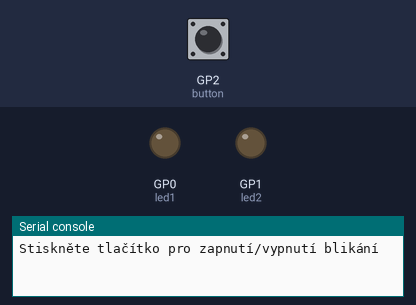
A program run on a simulated Raspberry Pi Pico running CircuitPython. Shown: output pins drawn as LEDs (lit = HIGH), the last lines printed to the serial console. Dashed ring = blinking. Inputs (shaded band) come from the test bench; at power-on: GP2 (button) HIGH.

Above: at 1.2 s.
1.3 s: GP2 (button) pulled LOW for 0.15 s
At 4.3 s:
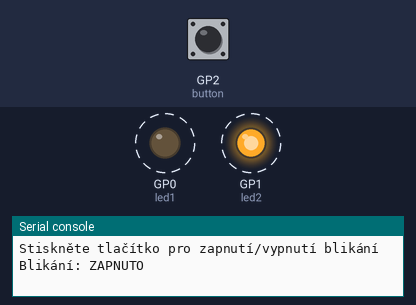
4.4 s: GP2 (button) pulled LOW for 1 s
At 5.2 s:
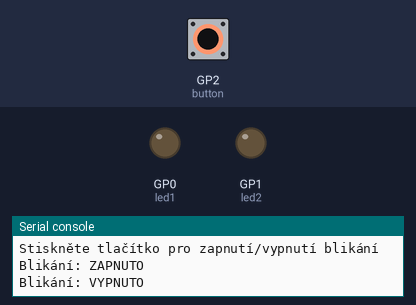
6.9 s: GP2 (button) pulled LOW for 3.2 s
At 7.5 s:
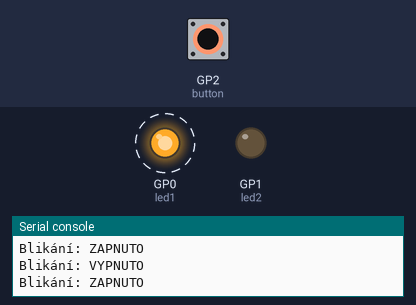
Timing chart, 0 to 17.6 s (numbered marks = the images above; inputs shaded):
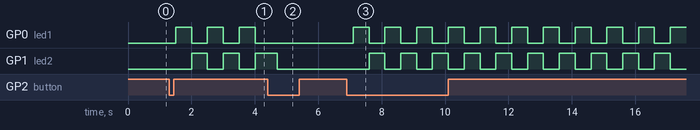

The program:

code.py
```python
"""
LEVEL 3 - Ovládání blikání tlačítkem

ZAPOJENÍ OBVODU:
ROZŠIŘUJEME zapojení z Level 2 - ponecháváme obě LED a přidáváme tlačítko:
- Červenou LED připojte anodou (+) ke GP00
- Z katody (-) první LED veďte odpor 330Ω k zemi (GND)
- Zelenou LED připojte anodou (+) ke GP01
- Z katody (-) druhé LED veďte odpor 330Ω k zemi (GND)
- PŘIDÁVÁME: Tlačítko připojte jedním kontaktem ke GP02
- Druhý kontakt tlačítka připojte k zemi (GND)

V tomto příkladu se naučíte číst stav tlačítka a ovládat s ním blikání LED.
Tlačítko funguje jako přepínač - stisk zapne/vypne blikání.
"""

# import knihoven pro práci s hardware
import board        # přístup k pinům a hardware zařízení
import digitalio    # práce s digitálními vstupy a výstupy
import time         # funkce pro čekání a práci s časem

# vytvoření objektů pro LED
led1 = digitalio.DigitalInOut(board.GP0)
led1.direction = digitalio.Direction.OUTPUT

led2 = digitalio.DigitalInOut(board.GP1)
led2.direction = digitalio.Direction.OUTPUT

# vytvoření objektu pro tlačítko
button = digitalio.DigitalInOut(board.GP2)
button.direction = digitalio.Direction.INPUT
button.pull = digitalio.Pull.UP  # pull-up odpor pro stabilní čtení

# proměnné pro řízení stavu
blikani_zapnuto = False
posledni_stav = True  # tlačítko není stisknuto (pull-up = True)

print("Stiskněte tlačítko pro zapnutí/vypnutí blikání")

# hlavní smyčka
while True:
    # čtení aktuálního stavu tlačítka
    aktualni_stav = button.value

    # detekce stisku (změna z True na False)
    if posledni_stav == True and aktualni_stav == False:
        blikani_zapnuto = not blikani_zapnuto
        print(f"Blikání: {'ZAPNUTO' if blikani_zapnuto else 'VYPNUTO'}")
        time.sleep(0.2)  # krátká pauza proti "poskakování" tlačítka

    # uložení stavu pro příští porovnání
    posledni_stav = aktualni_stav

    # blikání LED pokud je zapnuté
    if blikani_zapnuto:
        led1.value = True
        led2.value = False
        time.sleep(0.5)

        led1.value = False
        led2.value = True
        time.sleep(0.5)
    else:
        # vypnuté LED
        led1.value = False
        led2.value = False
        time.sleep(0.01)
```

Measured:
- after the input at 1.3 s, GP0 (led1): alternates HIGH for 0.50 s and LOW for 0.50 s, starting after 0.21 s; GP1 (led2): alternates HIGH for 0.50 s and LOW for 0.50 s, starting after 0.71 s
- after the input at 4.4 s, GP0 (led1): stops changing and stays LOW
- after the input at 6.9 s, GP0 (led1): alternates HIGH for 0.50 s and LOW for 0.50 s, starting after 0.20 s; GP1 (led2): alternates HIGH for 0.50 s and LOW for 0.50 s, starting after 0.70 s
